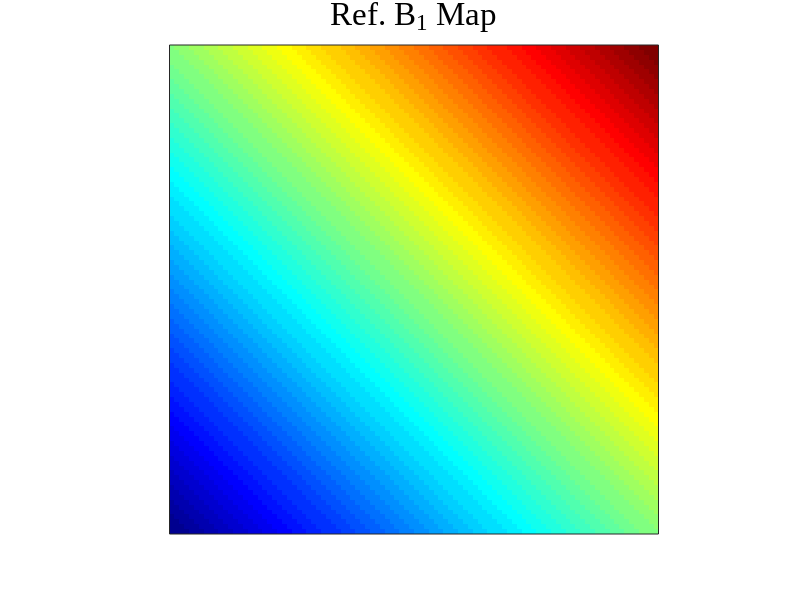
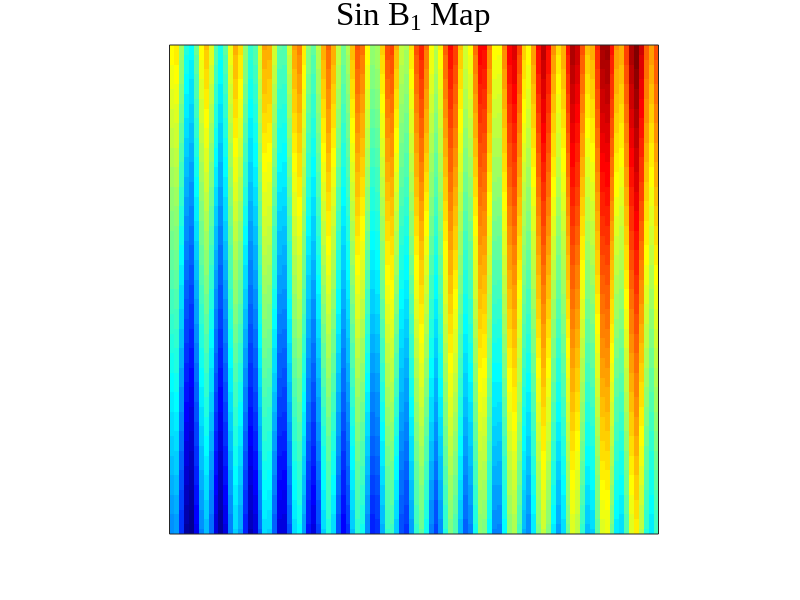
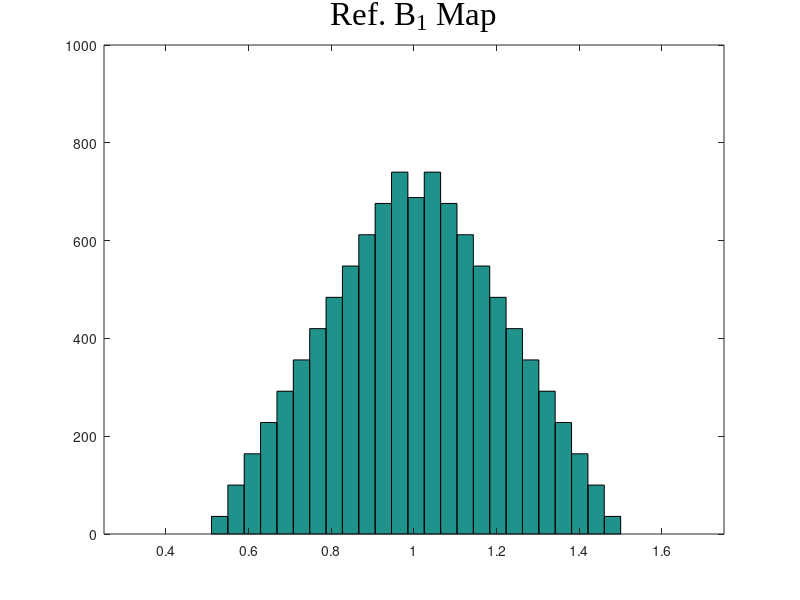
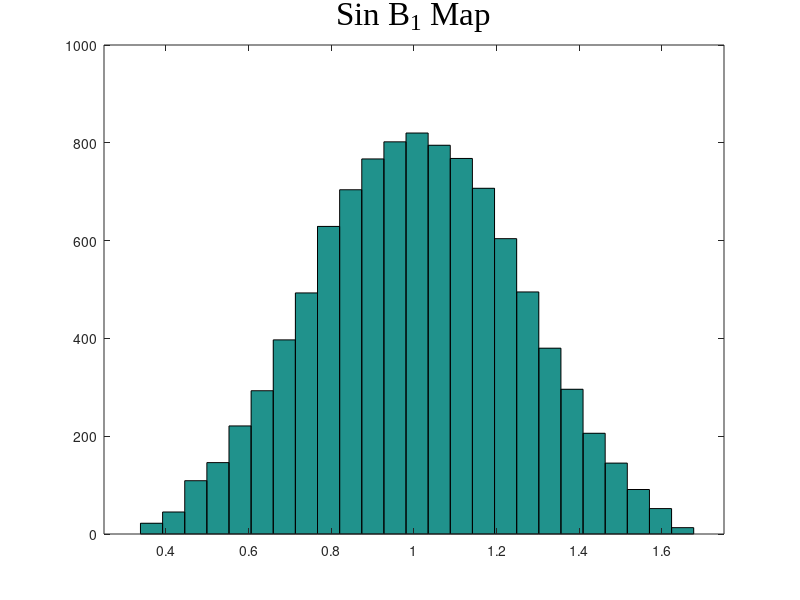

Source code (MATLAB) for these figures, in order:
%% simuBlurAndHistAnalysis
% Exploratory analysis of to explore why histograms and correlations were 
% used for the paper analysis
%

%% Initial setup
%

clear all
close all
clc

%% Globals
%

figIndex = 0;
imDims = [100, 100];
diagionalRotationAngle = 90;
b1MapRescaleFactor = 0.5;

sinB1MapAmpl = 0.2;
sinB1MapFreq = 1;
%% Generate ideal "Ref" B1 map with diagonal gradient
%

[Xgrad, Ygrad] = meshgrid(1:imDims(1),1:imDims(2));

diagionalGrad = Xgrad+Ygrad;

b1map_tmp = imrotate(diagionalGrad, diagionalRotationAngle); % Rotate to get prefered diagonal orientation, only a visual preference.

b1Map_ref = b1map_tmp./max(b1map_tmp(:))+b1MapRescaleFactor;

figIndex = figIndex+1; figure(figIndex), imagesc(b1Map_ref), axis image, set(gca, 'XTick', [], 'YTick', []), colormap(jet), title('Ref. B_1 Map', 'FontSize', 24, 'FontName', 'TimesNewRoman', 'FontWeight', 'normal')

% Cleanup variables that are of no use anymore
clear b1map_tmp diagionalGrad

%% Create a b1map with sinusoid superimpose to simulate a regular imprecision or artefact
%

sinB1Map = b1Map_ref + sinB1MapAmpl * sin(sinB1MapFreq * Xgrad);

figIndex = figIndex+1; figure(figIndex), imagesc(sinB1Map), axis image, set(gca, 'XTick', [], 'YTick', []), colormap(jet), title('Sin B_1 Map', 'FontSize', 24, 'FontName', 'TimesNewRoman', 'FontWeight', 'normal')

%% Plot histograms
%

figIndex = figIndex+1; figure(figIndex), hist(b1Map_ref(:), 25), axis([0.25 1.75 0 1000]), title('Ref. B_1 Map', 'FontSize', 24, 'FontName', 'TimesNewRoman', 'FontWeight', 'normal')
figIndex = figIndex+1; figure(figIndex), hist(sinB1Map (:), 25), axis([0.25 1.75 0 1000]), title('Sin B_1 Map', 'FontSize', 24, 'FontName', 'TimesNewRoman', 'FontWeight', 'normal')